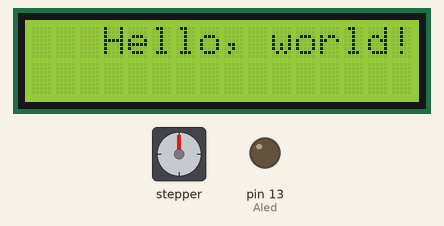
A sketch run on a simulated Arduino Uno, built with avr-gcc and run on an emulated ATmega328P. Shown: stepper motor, 16×2 character LCD, output pins drawn as LEDs (lit = HIGH). Wiring (inferred from the names in the program): stepper motor driver (200 steps per turn assumed): step pin 3; direction pin 4. Pins used as bus, display or sensor lines are not drawn.

Above: at 0.5 s.
Timing chart, 0 to 40.0 s (numbered marks = the images above):
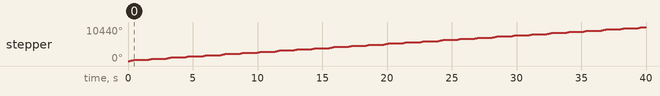

The sketch:

DrinkMixer.ino
```cpp
#include <Wire.h>
#include <LiquidCrystal_I2C.h>

// set up the LCD's number of columns and rows:
LiquidCrystal_I2C lcd(0x27, 16, 2);

const int Aled = 13;
int selector = 0;

const int rb = 5;
const int mb = 6;
const int lb = 7;

int rButton = 0;
int mButton = 0;
int lButton = 0;

const int dirPin = 4;
const int stepPin = 3;

void setup() {
  //pinMode(lcd, OUTPUT);
  pinMode(Aled, OUTPUT);
  pinMode(rb, INPUT);
  pinMode(mb, INPUT);
  pinMode(lb, INPUT);
  pinMode(3, OUTPUT);
  pinMode(4, OUTPUT);
  //analogWrite(led, 0);
  lcd.init();
  //lcd.noBacklight();
  lcd.backlight();
  lcd.clear();

  lcd.setCursor(3,0);
  lcd.print("Hello, world!");
  Serial.begin(9600);
}

void loop() {
  digitalWrite(dirPin, HIGH);

  for (int x = 0; x < 200; x++) {
    digitalWrite(stepPin, HIGH);
    delayMicroseconds(1000);
    digitalWrite(stepPin, LOW);
    delayMicroseconds(1000);
  }
  delay(1000);
}

//void loop() {
//  //Resets cursor, writes on line 1, first spot
//  //lcd.clear();
//  rButton = digitalRead(rb);
//  mButton = digitalRead(mb);
//  lButton = digitalRead(lb);
//  //Højeste 255 laveste 0 //0 = Max Volt. 255 Mindste volt
//
//   if (digitalRead(rb) == HIGH) {
//    lcd.print("Right!");
//    Serial.print("right");
//  }
//
////  if (digitalRead(rb) == HIGH) {
////    lcd.print("Right!");
////    if (selector != 05) {
////      selector = selector + 01;
////
////    }
////    delay(300);
////    //lcd.clear();
////  }
////  if (digitalRead(lb) == HIGH) {
////    lcd.print("Left!");
////    if (selector != 00) {
////      selector = selector - 01;
////
////      //lcd.clear();
////    } if (selector == 0) {
////      selector = selector + 3;
////      //lcd.clear();
////    }
////    delay(300);
////  }
//
//  switch (selector) {
//    case 1:
//      //romCola();
//      break;
//
//    case 2:
//      //ginHas();
//      break;
//
//    case 3:
//      //ginTonic();
//      break;
//
//    case 4:
//      //https://shake-it.dk/drink/filur/
//      break;
//
//    case 5:
//      //https://shake-it.dk/drink/isbjoern-drink/
//      break;
//
//    case 6:
//      //https://shake-it.dk/drink/gin-og-tonic/
//      break;
//
//    case 7:
//      //https://shake-it.dk/drink/aeblekage-drink/
//      break;
//
//    case 8:
//      //https://shake-it.dk/drink/brandbil/
//      break;
//
//    case 9:
//
//      break;
//  }
//  //delay(1000);
//  lcd.clear();
//}

void romCola() {
  lcd.setCursor(0, 0);
  lcd.print("Rom og Cola");
  if (mButton == HIGH) {
    //digitalWrite(lcd, 0);
    lcd.setCursor(0, 1);
    lcd.print("Selected");
    delay(10000);
    //lcd.noBacklight();
  }
}
void ginHas() {
  lcd.setCursor(0, 0);
  lcd.print("Ginhas");
  if (mButton == HIGH) {
    //digitalWrite(lcd, 255);
    lcd.setCursor(0, 1);
    lcd.print("Selected");
    delay(5000);
  }
}
void ginTonic() {
  //lcd.clear();
  lcd.setCursor(0, 0);
  lcd.print("Gin & Tonic");
  if (mButton == HIGH) {
    //digitalWrite(led, 255);
    lcd.setCursor(0, 1);
    lcd.print("Selected");
    delay(5000);
  }
}
```

Measured:
- by itself, stepper: turns 360° clockwise in 0.38 s, repeating every 1.4 s
